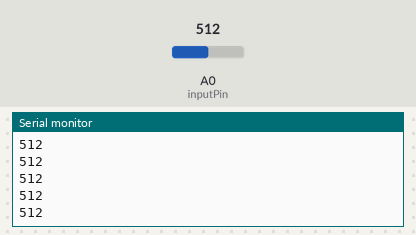
The sketch below on a simulated Arduino Uno, built with avr-gcc and run on an emulated ATmega328P. On the bench: the last lines printed to the serial monitor. Inputs (shaded band) come from the test bench; at power-on: A0 (inputPin) = 512.

Above: at 1.2 s.
1.3 s: A0 (inputPin) set to 716
At 2.1 s:
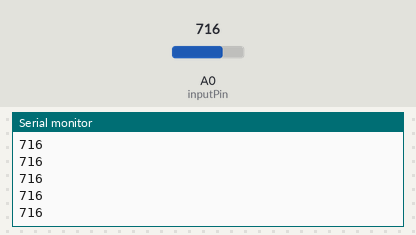
2.8 s: A0 (inputPin) set to 900
At 3.4 s:
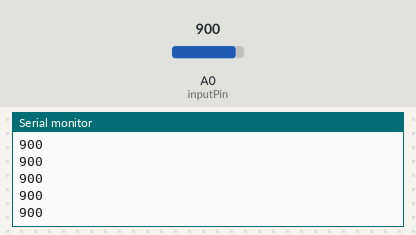
Timing chart, 0 to 5.8 s (numbered marks = the images above; inputs shaded):
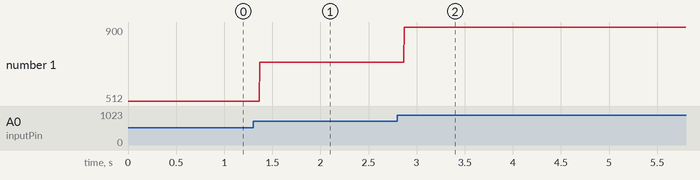

The sketch:

potentiometer-read.ino
```cpp
int inputPin = 0;
int value = 0;

void setup() {
  pinMode(inputPin, INPUT);
  Serial.begin(9600);
}

void loop() {
  value = analogRead(inputPin);
  Serial.println(value);
}
```

Measured:
- after the input at 1.3 s, the serial monitor: prints a new line after 0.07 s (image 1)
- after the input at 2.8 s, the serial monitor: prints a new line after 0.07 s (image 2)
- plotted number 1: 512 → 716 after the input at 1.3 s, 716 → 900 after the input at 2.8 s
